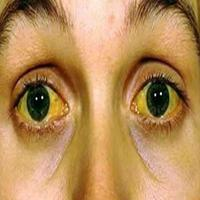
#> input picture validate/validate J/image_01.jpg, 200 x 200 px; its folder holds only this picture in this run
$ python test.py
#> lines starting #> are read from the running program, lines starting #| are printed output that depends on the picture; after the words box and inside, x2 and y2 are one past the last pixel; in counts of white or black regions, pixels touching at a corner belong together
import cv2
import numpy as np
import os
import pandas as pd
from sklearn.cluster import KMeans
import matplotlib.pyplot as plt

def extract_yellow_colors(image_path, num_colors=6):
#> called with image_path = './validate/validate J/image_01.jpg', num_colors = 6
    image = cv2.imread(image_path)
#> image is the input picture: shape (200, 200, 3); mean B, G, R 88.6, 139.9, 182.4
    image_rgb = cv2.cvtColor(image, cv2.COLOR_BGR2RGB)
    image_hsv = cv2.cvtColor(image, cv2.COLOR_BGR2HSV)
#> image_hsv: shape (200, 200, 3); mean H, S, V 17.1, 141, 182.8

    lower_yellow = np.array([18, 50, 65])  # Lower range for yellow
    upper_yellow = np.array([40, 255, 255])  # Upper range for yellow

    mask = cv2.inRange(image_hsv, lower_yellow, upper_yellow)
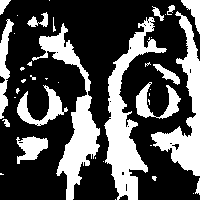
#> mask: shape (200, 200); 32.1% white; 40 white regions (24 under 20 px), largest, box (x1, y1, x2, y2) and area: (104, 17, 167, 200) 3618, (32, 23, 100, 200) 3030, (151, 11, 200, 176) 2589

    kernel = np.ones((5, 5), np.uint8)
    mask = cv2.dilate(mask, kernel, iterations=1)
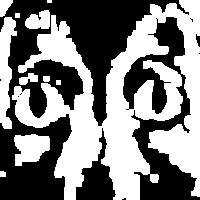
#> mask: shape (200, 200); 50% white; 11 white regions (1 under 20 px), largest, box (x1, y1, x2, y2) and area: (12, 0, 200, 200) 17233, (0, 17, 17, 129) 1130, (14, 134, 50, 166) 832

    yellow_pixels = cv2.bitwise_and(image_rgb, image_rgb, mask=mask)
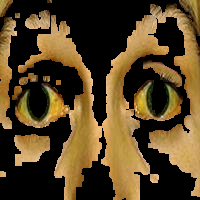
#> yellow_pixels: shape (200, 200, 3); mean R, G, B 87.2, 67.4, 35.5

    pixels = yellow_pixels.reshape(-1, 3)
    pixels = pixels[np.any(pixels != [0, 0, 0], axis=1)]

    if len(pixels) > 0:
        kmeans = KMeans(n_clusters=min(num_colors, len(pixels)))
        kmeans.fit(pixels)
        colors = kmeans.cluster_centers_.astype(int)
#> colors = [[195, 154, 87], [47, 36, 9], [156, 114, 46], [213, 171, 113], [177, 136, 64], [117, 81, 31]]
        return colors
    else:
        return np.array([])

def process_images_in_directory(directory_path, output_csv, num_colors=6):
    results = []

    # Iterate over all files in the directory
    for file_name in os.listdir(directory_path):
        if file_name.lower().endswith(('.png', '.jpg', '.jpeg', '.bmp', '.tiff')):
            image_path = os.path.join(directory_path, file_name)
            colors = extract_yellow_colors(image_path, num_colors)

            row = {'Image Name': file_name}
            if colors.size > 0:
                for i, color in enumerate(colors):
                    row[f'Cluster {i+1} (R)' ] = color[0]
                    row[f'Cluster {i+1} (G)'] = color[1]
                    row[f'Cluster {i+1} (B)'] = color[2]
#> this loop made 6 passes
#> after the loop, row = 19 items
            else:
                row['Cluster 1 (R)'] = 0
                row['Cluster 1 (G)'] = 0
                row['Cluster 1 (B)'] = 0

            results.append(row)

    # Save results to CSV
    df = pd.DataFrame(results)
#> df = table of 1 rows and 19 columns
    df.to_csv(output_csv, index=False)
    print(f"Results saved to {output_csv}")

# Example usage
directory_path = './validate/validate J'  # Replace with the path to your directory
output_csv = 'validate_yellow_colors_results.csv'
process_images_in_directory(directory_path, output_csv, num_colors=6)

$ run again, on validate/validate J/image_48.jpg
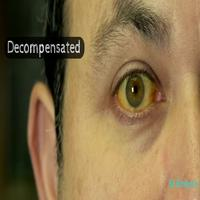
#> input picture validate/validate J/image_48.jpg, 200 x 200 px
#> in extract_yellow_colors, image is the input picture: shape (200, 200, 3); mean B, G, R 72.7, 109.4, 132
#> image_hsv: shape (200, 200, 3); mean H, S, V 23.1, 126.2, 133.1
#> in extract_yellow_colors, `mask = cv2.inRange(image_hsv, lower_yellow, upper_yellow)`:
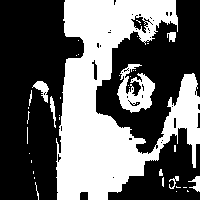
#> mask: shape (200, 200); 40.6% white; 40 white regions (30 under 20 px), largest, box (x1, y1, x2, y2) and area: (56, 0, 200, 200) 14615, (117, 64, 155, 113) 975, (32, 81, 49, 103) 162
#> in extract_yellow_colors, `yellow_pixels = cv2.bitwise_and(image_rgb, image_rgb, mask=mask)`:
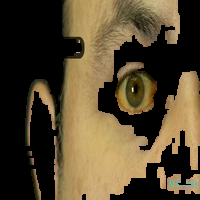
#> yellow_pixels: shape (200, 200, 3); mean R, G, B 84.5, 70.8, 46.4
#> in extract_yellow_colors, `colors = kmeans.cluster_centers_.astype(int)`: colors = [[162, 134, 87], [87, 74, 43], [129, 108, 69], [200, 168, 113], [182, 152, 101], [45, 38, 14]]
#> the loop in process_images_in_directory, `for i, color in enumerate(colors):` made 6 passes
#> after the loop in process_images_in_directory, `for i, color in enumerate(colors):`: row = 19 items
#> df = table of 1 rows and 19 columns

$ run again, on validate/validate J/image_59.jpg
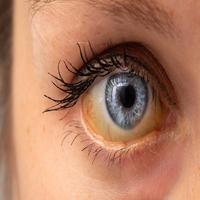
#> input picture validate/validate J/image_59.jpg, 200 x 200 px
#> in extract_yellow_colors, image is the input picture: shape (200, 200, 3); mean B, G, R 98.7, 124.6, 177.3
#> image_hsv: shape (200, 200, 3); mean H, S, V 15.1, 119, 177.6
#> in extract_yellow_colors, `mask = cv2.inRange(image_hsv, lower_yellow, upper_yellow)`:
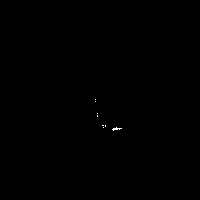
#> mask: shape (200, 200); 0.07% white in thin lines or dots, all inside (x1, y1, x2, y2) = (95, 99, 122, 131)
#> in extract_yellow_colors, `mask = cv2.dilate(mask, kernel, iterations=1)`:
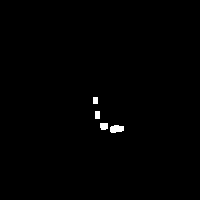
#> mask: shape (200, 200); 0.55% white; 4 white regions, box (x1, y1, x2, y2) and area: (110, 125, 124, 133) 91, (100, 123, 108, 130) 52, (95, 111, 100, 119) 40, (93, 97, 98, 104) 35
#> pixels = 218 rows, first 8: [193, 159, 122], [194, 164, 128], [186, 161, 130], [193, 173, 149], [193, 176, 156], [195, 161, 124], [193, 163, 127], [189, 164, 133]
#> in extract_yellow_colors, `colors = kmeans.cluster_centers_.astype(int)`: colors = [[142, 133, 117], [198, 176, 149], [199, 158, 110], [109, 107, 99], [199, 167, 127], [176, 157, 134]]
#> the loop in process_images_in_directory, `for i, color in enumerate(colors):` made 6 passes
#> after the loop in process_images_in_directory, `for i, color in enumerate(colors):`: row = 19 items
#> df = table of 1 rows and 19 columns

$ run again, on validate/validate J/image_07.jpg
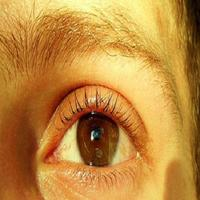
#> input picture validate/validate J/image_07.jpg, 200 x 200 px
#> in extract_yellow_colors, image is the input picture: shape (200, 200, 3); mean B, G, R 61.9, 137, 191.4
#> image_hsv: shape (200, 200, 3); mean H, S, V 17.6, 180.6, 191.4
#> in extract_yellow_colors, `mask = cv2.inRange(image_hsv, lower_yellow, upper_yellow)`:
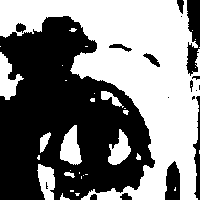
#> mask: shape (200, 200); 49.3% white; 34 white regions (22 under 20 px), largest, box (x1, y1, x2, y2) and area: (0, 0, 200, 200) 17195, (0, 52, 24, 100) 564, (60, 125, 82, 165) 562
#> in extract_yellow_colors, `yellow_pixels = cv2.bitwise_and(image_rgb, image_rgb, mask=mask)`:
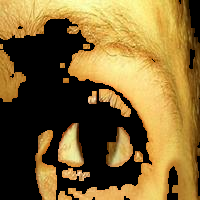
#> yellow_pixels: shape (200, 200, 3); mean R, G, B 127.6, 101.1, 48.9
#> in extract_yellow_colors, `colors = kmeans.cluster_centers_.astype(int)`: colors = [[248, 227, 139], [203, 149, 59], [105, 66, 13], [224, 173, 82], [173, 120, 39], [239, 198, 104]]
#> the loop in process_images_in_directory, `for i, color in enumerate(colors):` made 6 passes
#> after the loop in process_images_in_directory, `for i, color in enumerate(colors):`: row = 19 items
#> df = table of 1 rows and 19 columns
